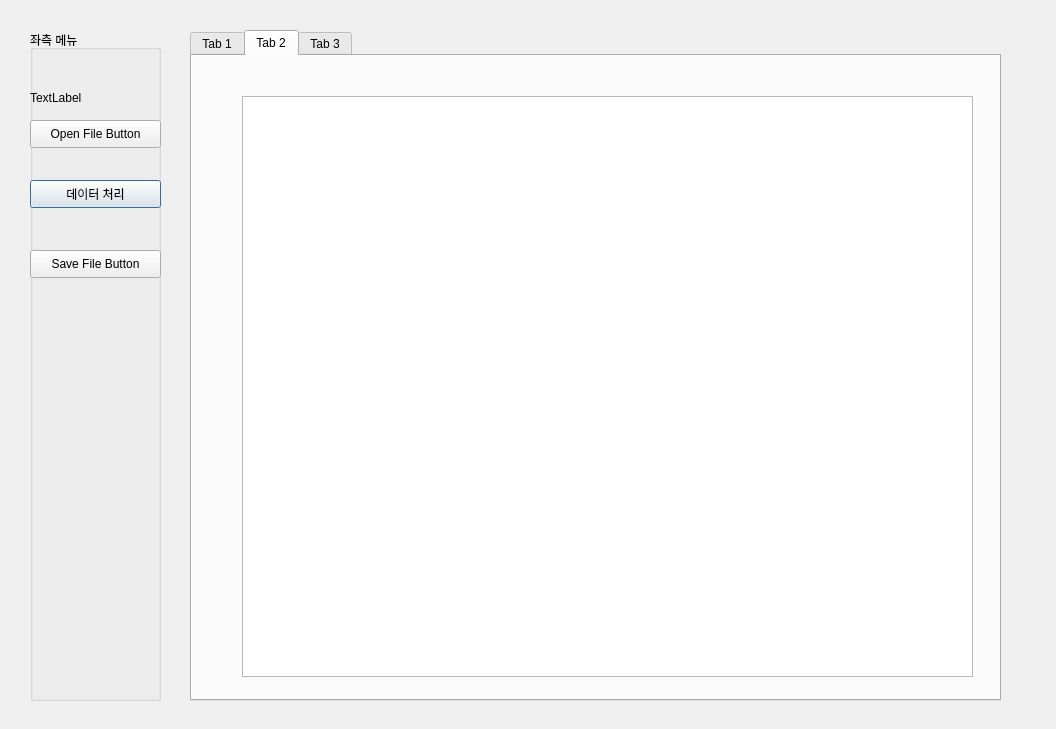
<?xml version="1.0" encoding="UTF-8"?>
<ui version="4.0">
 <class>Dialo</class>
 <widget class="QDialog" name="Dialo">
  <property name="geometry">
   <rect>
    <x>0</x>
    <y>0</y>
    <width>1056</width>
    <height>729</height>
   </rect>
  </property>
  <property name="windowTitle">
   <string>Dialog</string>
  </property>
  <property name="toolTipDuration">
   <number>3</number>
  </property>
  <widget class="QGroupBox" name="groupBox">
   <property name="geometry">
    <rect>
     <x>30</x>
     <y>30</y>
     <width>131</width>
     <height>671</height>
    </rect>
   </property>
   <property name="title">
    <string>좌측 메뉴</string>
   </property>
   <widget class="QPushButton" name="noname">
    <property name="geometry">
     <rect>
      <x>0</x>
      <y>150</y>
      <width>131</width>
      <height>28</height>
     </rect>
    </property>
    <property name="text">
     <string>데이터 처리</string>
    </property>
   </widget>
   <widget class="QPushButton" name="save_button">
    <property name="geometry">
     <rect>
      <x>0</x>
      <y>220</y>
      <width>131</width>
      <height>28</height>
     </rect>
    </property>
    <property name="text">
     <string>Save File Button</string>
    </property>
   </widget>
   <widget class="QLabel" name="label1">
    <property name="geometry">
     <rect>
      <x>0</x>
      <y>60</y>
      <width>64</width>
      <height>15</height>
     </rect>
    </property>
    <property name="text">
     <string>TextLabel</string>
    </property>
   </widget>
   <widget class="QPushButton" name="open_button">
    <property name="geometry">
     <rect>
      <x>0</x>
      <y>90</y>
      <width>131</width>
      <height>28</height>
     </rect>
    </property>
    <property name="text">
     <string>Open File Button</string>
    </property>
   </widget>
  </widget>
  <widget class="QTabWidget" name="tabWidget">
   <property name="geometry">
    <rect>
     <x>190</x>
     <y>30</y>
     <width>811</width>
     <height>671</height>
    </rect>
   </property>
   <property name="currentIndex">
    <number>1</number>
   </property>
   <widget class="QWidget" name="tab">
    <attribute name="title">
     <string>Tab 1</string>
    </attribute>
    <widget class="QTextBrowser" name="present">
     <property name="geometry">
      <rect>
       <x>180</x>
       <y>100</y>
       <width>421</width>
       <height>231</height>
      </rect>
     </property>
     <property name="html">
      <string>&lt;!DOCTYPE HTML PUBLIC &quot;-//W3C//DTD HTML 4.0//EN&quot; &quot;http://www.w3.org/TR/REC-html40/strict.dtd&quot;&gt;
&lt;html&gt;&lt;head&gt;&lt;meta name=&quot;qrichtext&quot; content=&quot;1&quot; /&gt;&lt;style type=&quot;text/css&quot;&gt;
p, li { white-space: pre-wrap; }
&lt;/style&gt;&lt;/head&gt;&lt;body style=&quot; font-family:'Gulim'; font-size:9pt; font-weight:400; font-style:normal;&quot;&gt;
&lt;p style=&quot; margin-top:0px; margin-bottom:0px; margin-left:0px; margin-right:0px; -qt-block-indent:0; text-indent:0px;&quot;&gt;설명&lt;/p&gt;&lt;/body&gt;&lt;/html&gt;</string>
     </property>
    </widget>
    <widget class="QTextBrowser" name="team_name">
     <property name="geometry">
      <rect>
       <x>330</x>
       <y>400</y>
       <width>171</width>
       <height>51</height>
      </rect>
     </property>
     <property name="html">
      <string>&lt;!DOCTYPE HTML PUBLIC &quot;-//W3C//DTD HTML 4.0//EN&quot; &quot;http://www.w3.org/TR/REC-html40/strict.dtd&quot;&gt;
&lt;html&gt;&lt;head&gt;&lt;meta name=&quot;qrichtext&quot; content=&quot;1&quot; /&gt;&lt;style type=&quot;text/css&quot;&gt;
p, li { white-space: pre-wrap; }
&lt;/style&gt;&lt;/head&gt;&lt;body style=&quot; font-family:'Gulim'; font-size:9pt; font-weight:400; font-style:normal;&quot;&gt;
&lt;p style=&quot; margin-top:0px; margin-bottom:0px; margin-left:0px; margin-right:0px; -qt-block-indent:0; text-indent:0px;&quot;&gt;K-Shield 주니어 5기&lt;/p&gt;
&lt;p style=&quot; margin-top:0px; margin-bottom:0px; margin-left:0px; margin-right:0px; -qt-block-indent:0; text-indent:0px;&quot;&gt;호진이 8마리 치킨&lt;/p&gt;&lt;/body&gt;&lt;/html&gt;</string>
     </property>
    </widget>
    <widget class="QTextBrowser" name="status">
     <property name="geometry">
      <rect>
       <x>250</x>
       <y>590</y>
       <width>301</width>
       <height>41</height>
      </rect>
     </property>
     <property name="html">
      <string>&lt;!DOCTYPE HTML PUBLIC &quot;-//W3C//DTD HTML 4.0//EN&quot; &quot;http://www.w3.org/TR/REC-html40/strict.dtd&quot;&gt;
&lt;html&gt;&lt;head&gt;&lt;meta name=&quot;qrichtext&quot; content=&quot;1&quot; /&gt;&lt;style type=&quot;text/css&quot;&gt;
p, li { white-space: pre-wrap; }
&lt;/style&gt;&lt;/head&gt;&lt;body style=&quot; font-family:'Gulim'; font-size:9pt; font-weight:400; font-style:normal;&quot;&gt;
&lt;p style=&quot; margin-top:0px; margin-bottom:0px; margin-left:0px; margin-right:0px; -qt-block-indent:0; text-indent:0px;&quot;&gt;현재 상태&lt;/p&gt;&lt;/body&gt;&lt;/html&gt;</string>
     </property>
    </widget>
    <widget class="QLabel" name="Logo">
     <property name="geometry">
      <rect>
       <x>350</x>
       <y>490</y>
       <width>121</width>
       <height>71</height>
      </rect>
     </property>
     <property name="text">
      <string/>
     </property>
    </widget>
   </widget>
   <widget class="QWidget" name="tab_2">
    <attribute name="title">
     <string>Tab 2</string>
    </attribute>
    <widget class="QTableWidget" name="table_1">
     <property name="geometry">
      <rect>
       <x>50</x>
       <y>40</y>
       <width>731</width>
       <height>581</height>
      </rect>
     </property>
    </widget>
   </widget>
   <widget class="QWidget" name="tab_3">
    <attribute name="title">
     <string>Tab 3</string>
    </attribute>
   </widget>
  </widget>
 </widget>
 <resources/>
 <connections/>
</ui>
